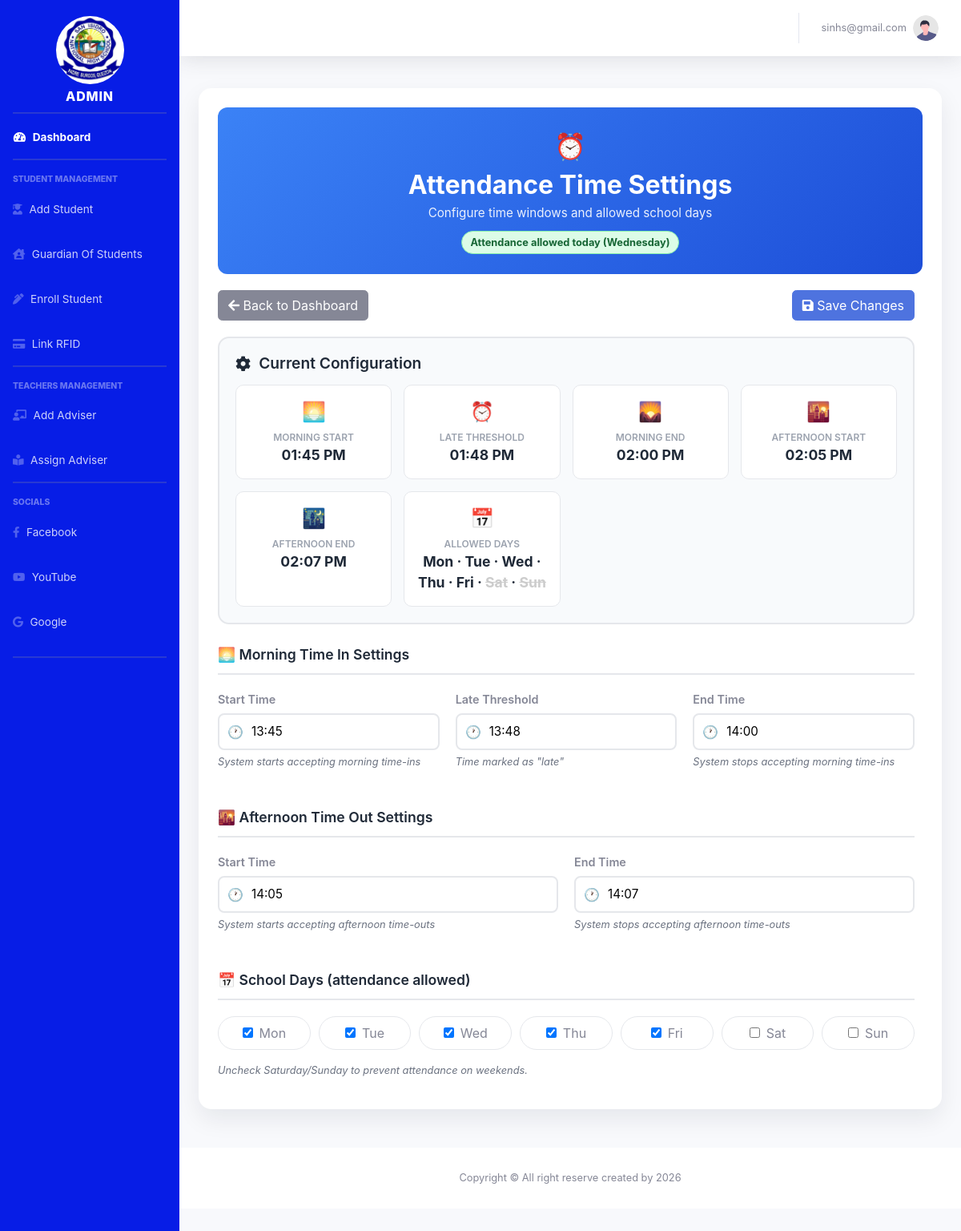
The page /attendance_time.php (signed in) on the database its author committed.
### tables this page shows
CREATE TABLE `users` (
  `user_id` int(11) NOT NULL,
  `email` varchar(100) NOT NULL,
  `password` varchar(255) NOT NULL,
  `role` enum('admin','faculty') NOT NULL,
  `status` varchar(20) DEFAULT 'inactive'
);

CREATE TABLE `time_settings` (
  `id` int(11) NOT NULL,
  `morning_start` time NOT NULL,
  `morning_end` time NOT NULL,
  `morning_late_threshold` time NOT NULL,
  `afternoon_start` time NOT NULL,
  `afternoon_end` time NOT NULL,
  `updated_at` timestamp NOT NULL DEFAULT current_timestamp() ON UPDATE current_timestamp(),
  `allow_mon` tinyint(1) NOT NULL DEFAULT 1,
  `allow_tue` tinyint(1) NOT NULL DEFAULT 1,
  `allow_wed` tinyint(1) NOT NULL DEFAULT 1,
  `allow_thu` tinyint(1) NOT NULL DEFAULT 1,
  `allow_fri` tinyint(1) NOT NULL DEFAULT 1,
  `allow_sat` tinyint(1) NOT NULL DEFAULT 0,
  `allow_sun` tinyint(1) NOT NULL DEFAULT 0
);

### attendance_time.php (the view, shortened to what the rows shown need)
<?php
$host       = 'localhost';
$db_name    = 'rfid_capstone';
$username   = 'root';
$password   = '';
try {
    $pdo = new PDO("mysql:host=$host;dbname=$db_name;charset=utf8", $username, $password);
    $pdo->setAttribute(PDO::ATTR_ERRMODE, PDO::ERRMODE_EXCEPTION);
    $pdo->setAttribute(PDO::ATTR_DEFAULT_FETCH_MODE, PDO::FETCH_ASSOC);
} catch (PDOException $e) {
    die("Connection failed: " . $e->getMessage());
}
try {
    $pdo->query("SELECT 1 FROM time_settings LIMIT 1");
} catch (PDOException $e) {
    $pdo->exec("
        CREATE TABLE time_settings (
            id INT PRIMARY KEY AUTO_INCREMENT,
            morning_start TIME NOT NULL,
            morning_end TIME NOT NULL,
            morning_late_threshold TIME NOT NULL,
            afternoon_start TIME NOT NULL,
            afternoon_end TIME NOT NULL,
            allow_mon TINYINT(1) NOT NULL DEFAULT 1,
            allow_tue TINYINT(1) NOT NULL DEFAULT 1,
            allow_wed TINYINT(1) NOT NULL DEFAULT 1,
            allow_thu TINYINT(1) NOT NULL DEFAULT 1,
            allow_fri TINYINT(1) NOT NULL DEFAULT 1,
            allow_sat TINYINT(1) NOT NULL DEFAULT 0,
            allow_sun TINYINT(1) NOT NULL DEFAULT 0,
            updated_at TIMESTAMP DEFAULT CURRENT_TIMESTAMP ON UPDATE CURRENT_TIMESTAMP
        )
    ");
    $stmt = $pdo->prepare("
        INSERT INTO time_settings
        (morning_start, morning_end, morning_late_threshold, afternoon_start, afternoon_end,
         allow_mon, allow_tue, allow_wed, allow_thu, allow_fri, allow_sat, allow_sun)
        VALUES (?, ?, ?, ?, ?, 1, 1, 1, 1, 1, 0, 0)
    ");
    $stmt->execute(['06:00:00', '09:00:00', '08:30:00', '16:00:00', '16:30:00']);
}
function getTimeSettings(PDO $pdo) {
    $defaultSettings = [
        'id' => 1,
        'morning_start' => '06:00:00',
        'morning_end' => '09:00:00',
        'morning_late_threshold' => '08:30:00',
        'afternoon_start' => '16:00:00',
        'afternoon_end' => '16:30:00',
        'allow_mon' => 1, 'allow_tue' => 1, 'allow_wed' => 1, 'allow_thu' => 1, 'allow_fri' => 1,
        'allow_sat' => 0, 'allow_sun' => 0,
        'updated_at' => date('Y-m-d H:i:s')
    ];
    $stmt = $pdo->query("SELECT * FROM time_settings WHERE id = 1");
    $row = $stmt->fetch();
    return $row ?: $defaultSettings;
}
$time_settings = getTimeSettings($pdo);
?>
<!DOCTYPE html>
<html lang="en">
<head>
    <link href="https://cdn.jsdelivr.net/npm/bootstrap@5.3.0/dist/css/bootstrap.min.css" rel="stylesheet">
    <link rel="stylesheet" href="https://cdnjs.cloudflare.com/ajax/libs/font-awesome/6.0.0/css/all.min.css">
</head>
<body>
<?php include 'nav.php'; ?>
<div class="container-fluid mt-4 mb-5">
    <div class="table-card">
        <div class="settings-header">
            <h1>Attendance Time Settings</h1>
        </div>
        <div class="content">
            <div class="scrollable-panel">
                <div class="current-settings">
                    <div class="settings-grid">
                        <div class="setting-card">
                            <div class="setting-icon">🌅</div>
                            <div class="setting-label">Morning Start</div>
                            <div class="setting-value"><?php echo date('h:i A', strtotime($time_settings['morning_start'])); ?></div>
                        </div>
                        <div class="setting-card">
                            <div class="setting-icon">⏰</div>
                            <div class="setting-label">Late Threshold</div>
                            <div class="setting-value"><?php echo date('h:i A', strtotime($time_settings['morning_late_threshold'])); ?></div>
                        </div>
                        <div class="setting-card">
                            <div class="setting-icon">🌄</div>
                            <div class="setting-label">Morning End</div>
                            <div class="setting-value"><?php echo date('h:i A', strtotime($time_settings['morning_end'])); ?></div>
                        </div>
                        <div class="setting-card">
                            <div class="setting-icon">🌇</div>
                            <div class="setting-label">Afternoon Start</div>
                            <div class="setting-value"><?php echo date('h:i A', strtotime($time_settings['afternoon_start'])); ?></div>
                        </div>
                        <div class="setting-card">
                            <div class="setting-icon">🌃</div>
                            <div class="setting-label">Afternoon End</div>
                            <div class="setting-value"><?php echo date('h:i A', strtotime($time_settings['afternoon_end'])); ?></div>
                        </div>
                    </div>
                </div>
                <form action="" method="post" id="settingsForm">
                    <div class="form-section">
                        <div class="form-grid">
                            <div class="form-group">
                                <div class="input-wrapper">
                                    <input type="text" id="morning_start" name="morning_start" placeholder="06:00" value="<?php echo substr($time_settings['morning_start'], 0, 5); ?>" required>
                                </div>
                            </div>
                            <div class="form-group">
                                <div class="input-wrapper">
                                    <input type="text" id="morning_late_threshold" name="morning_late_threshold" placeholder="08:30" value="<?php echo substr($time_settings['morning_late_threshold'], 0, 5); ?>" required>
                                </div>
                            </div>
                            <div class="form-group">
                                <div class="input-wrapper">
                                    <input type="text" id="morning_end" name="morning_end" placeholder="09:00" value="<?php echo substr($time_settings['morning_end'], 0, 5); ?>" required>
                                </div>
                            </div>
                        </div>
                    </div>
                    <div class="form-section">
                        <div class="form-grid">
                            <div class="form-group">
                                <div class="input-wrapper">
                                    <input type="text" id="afternoon_start" name="afternoon_start" placeholder="16:00" value="<?php echo substr($time_settings['afternoon_start'], 0, 5); ?>" required>
                                </div>
                            </div>
                            <div class="form-group">
                                <div class="input-wrapper">
                                    <input type="text" id="afternoon_end" name="afternoon_end" placeholder="16:30" value="<?php echo substr($time_settings['afternoon_end'], 0, 5); ?>" required>
                                </div>
                            </div>
                        </div>
                    </div>
                </form>
            </div>
        </div>
    </div>
</div>
</body>
</html>

### nav.php (shortened to what the rows shown need)
<?php
include 'conn.php';
$email = $_SESSION['email'];
$sql = "SELECT * FROM users WHERE email = ?";
$stmt = $conn->prepare($sql);
$stmt->bind_param("s", $email);
$stmt->execute();
$result = $stmt->get_result();
$user = $result->fetch_assoc();
?>
<!DOCTYPE html>
<html lang="en">
<head>
    <link href="https://cdn.jsdelivr.net/npm/bootstrap@5.1.3/dist/css/bootstrap.min.css" rel="stylesheet">
    <link rel="stylesheet" href="https://cdnjs.cloudflare.com/ajax/libs/font-awesome/5.15.4/css/all.min.css">
    <link href="css/sb-admin-2.min.css" rel="stylesheet">
</head>
<body id="page-top">
<div id="wrapper">
    <div id="content-wrapper" class="d-flex flex-column">
        <div id="content">
            <nav class="navbar navbar-expand navbar-light bg-white topbar mb-4 static-top shadow">
                <ul class="navbar-nav ml-auto">
                    <li class="nav-item">
                        <span class="nav-link">
                            <span class="mr-2 d-none d-lg-inline text-gray-600 small">
                                <?php echo htmlspecialchars($user['email']); ?>
                            </span>
                            <img class="img-profile rounded-circle" src="img/profile.svg">
                        </span>
                    </li>
                </ul>
            </nav>

### rows shown on the page
users: email "sinhs@gmail.com"
time_settings: morning_start "01:45 PM", morning_late_threshold "01:48 PM", morning_end "02:00 PM", afternoon_start "02:05 PM", afternoon_end "02:07 PM", morning_start "13:45", morning_late_threshold "13:48", morning_end "14:00", afternoon_start "14:05", afternoon_end "14:07"

### other values the page prints
$chipText "Attendance allowed today"
$label "Mon Tue Wed Thu Fri"
implode(' · ', $out) "· · · · · ·"
$label "Sat Sun"
$label "Mon"
$label "Tue"
$label "Wed"
$label "Thu"
$label "Fri"
$label "Sat"
$label "Sun"
